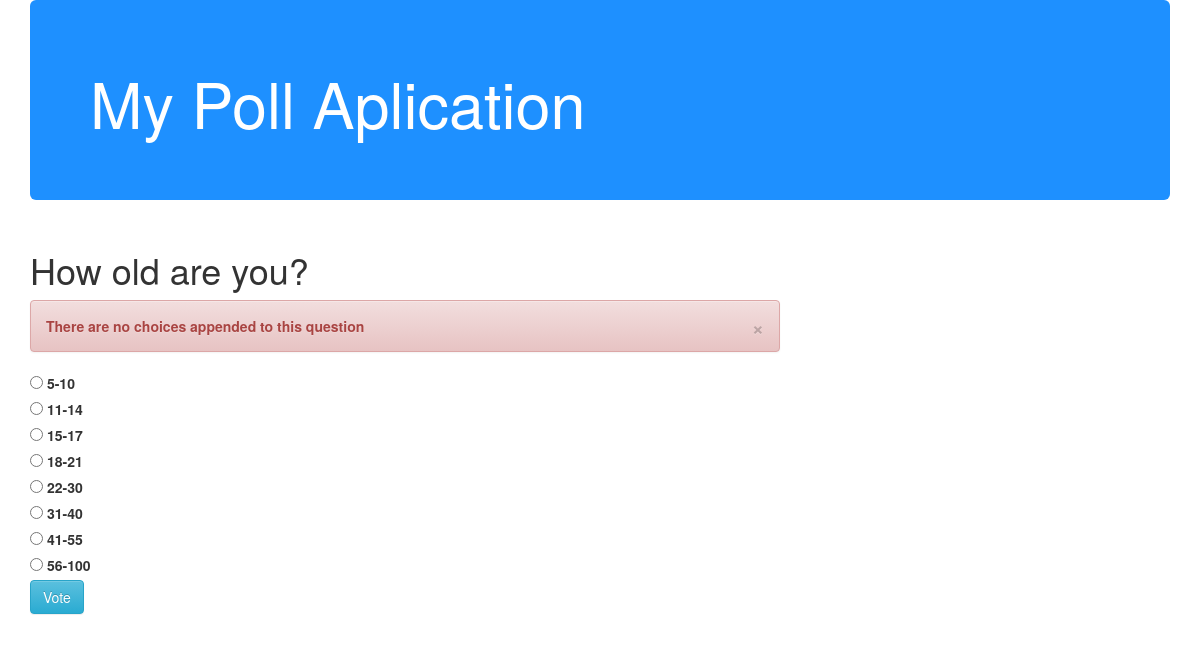
/polls/2/vote/, run on the app's committed database.
### polls/models.py (models this page shows, shortened)
class Question(models.Model):
	question_text = models.CharField(max_length=200)
	pub_date = models.DateTimeField('date published')

class Choice(models.Model):
	question = models.ForeignKey(Question, on_delete=models.CASCADE)
	choice_text = models.CharField(max_length=200)
	votes = models.IntegerField(default=0)

### polls/views.py (the view)
# urls.py: url(r'^(?P<question_id>[0-9]+)/vote/$', views.vote, name='vote'),
def vote(request, question_id):
	question = get_object_or_404(Question, pk = question_id)
	try:
		selected_choice = question.choice_set.get(pk=request.POST['choice'])
	except (KeyError, Choice.DoesNotExist):
		return render(request, 'polls/detail.html', { 'question':question,
			'error_message' : "You didn't select a choice",
		})
	else:
		selected_choice.votes += 1
		selected_choice.save()
		return HttpResponseRedirect(reverse('polls:results', args = (question.id,)))

### polls/Templates/polls/detail.html (shortened to what this page needs)
<head>
	<link rel="stylesheet" href="//maxcdn.bootstrapcdn.com/bootstrap/3.2.0/css/bootstrap.min.css">
	<link rel="stylesheet" href="//maxcdn.bootstrapcdn.com/bootstrap/3.2.0/css/bootstrap-theme.min.css">
</head>
<div class="container">
  	<div class="jumbotron" id="myheader">
    	<h1>My Poll Aplication</h1>
  	</div>
  	<div class="row">
  		<div class="col-xs-12 col-sm-8">
			<h1>{{ question.question_text }}</h1>
			{% if error_message %} <div class="alert alert-danger fade in"><a href="#"  class="close" data-dismiss="alert" aria-label="close">&times;</a><p><strong> There are no choices appended to this question </strong></p></div> {% endif %}
			<form action="{% url 'polls:vote' question.id %}" method="post">
				{% for choice in question.choice_set.all %}
				<input type="radio" name="choice" id="choice{{forloop.counter}}" value=" {{ choice.id }}" />
				<label for="choice{{ forloop.counter }}"> {{ choice.choice_text}} </label>
				<br />
				{% endfor %}
				<input class="btn btn-info" type="submit" value="Vote" />
			</form>
		</div>
	</div>
</div>

### polls/Templates/polls/detail.html (style rules this page uses)
#myheader { background-color:dodgerblue; color:white; }

### data on the page
Question: question_text "How old are you?"
Choice: choice_text "5-10"
Choice: choice_text "11-14"
Choice: choice_text "15-17"
Choice: choice_text "18-21"
Choice: choice_text "22-30"
Choice: choice_text "31-40"
Choice: choice_text "41-55"
Choice: choice_text "56-100"
